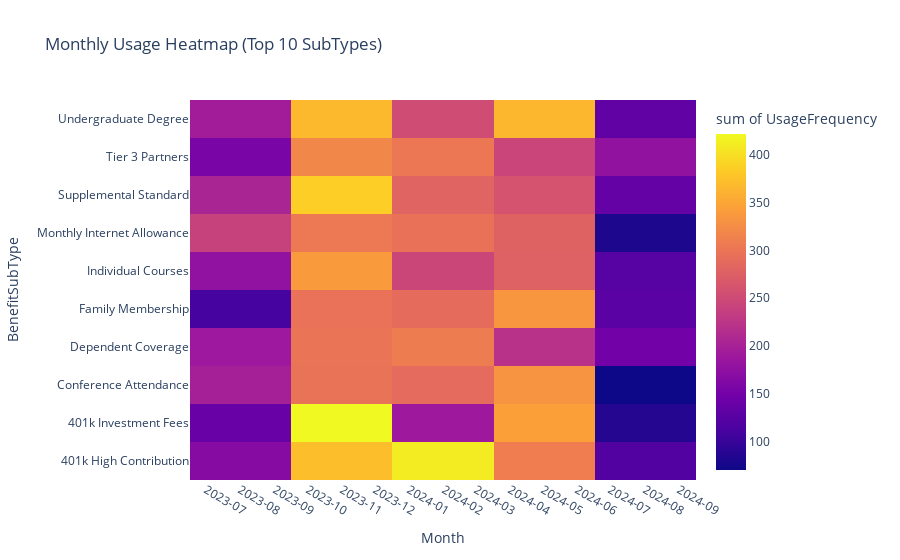

Write notebook code for a chart like this one.
### Markdown cell above
There is a moderate spread in usage across al benefits subtypes, with most falling bewteen roughly 900 to 1100 uses. The plot suggests that tuition assistance, commuting support and premium disounts are specially popular, whereas some child-care and basic retirement match options may need better incentive adjustments.

### Code cell
#Monthly Usage Heatmap for top 10 subTypes
usage_by_sub=(merged.groupby('BenefitSubType',as_index=False)['UsageFrequency'].sum().sort_values('UsageFrequency', ascending=False))
month_sub=(merged.groupby(['Month','BenefitSubType'],as_index=False)['UsageFrequency'].sum())
top10=usage_by_sub['BenefitSubType'].head(10).tolist()
hm_data=month_sub[month_sub['BenefitSubType'].isin(top10)]
fig5=px.density_heatmap(hm_data,x='Month',y='BenefitSubType',z='UsageFrequency',title='Monthly Usage Heatmap (Top 10 SubTypes)')
fig5.update_xaxes(dtick='M1', tickformat='%Y-%m')

### Figure 1 — Plotly figure (JSON) as saved in the notebook; plotly's stock layout.template omitted (floating-point values rounded to 4 significant figures; data arrays with more than 128 entries replaced by an {"elided": "..."} marker saying what was removed)
{"data": [{"coloraxis": "coloraxis", "histfunc": "sum", "hovertemplate": "Month=%{x}<br>BenefitSubType=%{y}<br>sum of UsageFrequency=%{z}<extra></extra>", "name": "", "type": "histogram2d", "x": {"elided": "129 str values"}, "xaxis": "x", "xbingroup": "x", "y": {"elided": "129 str values"}, "yaxis": "y", "ybingroup": "y", "z": {"elided": "129 int values"}}], "layout": {"coloraxis": {"colorbar": {"title": {"text": "sum of UsageFrequency"}}, "colorscale": [[0, "#0d0887"], [0.1111, "#46039f"], [0.2222, "#7201a8"], [0.3333, "#9c179e"], [0.4444, "#bd3786"], [0.5556, "#d8576b"], [0.6667, "#ed7953"], [0.7778, "#fb9f3a"], [0.8889, "#fdca26"], [1, "#f0f921"]]}, "legend": {"tracegroupgap": 0}, "title": {"text": "Monthly Usage Heatmap (Top 10 SubTypes)"}, "xaxis": {"anchor": "y", "domain": [0, 1], "dtick": "M1", "tickformat": "%Y-%m", "title": {"text": "Month"}}, "yaxis": {"anchor": "x", "domain": [0, 1], "title": {"text": "BenefitSubType"}}}}
